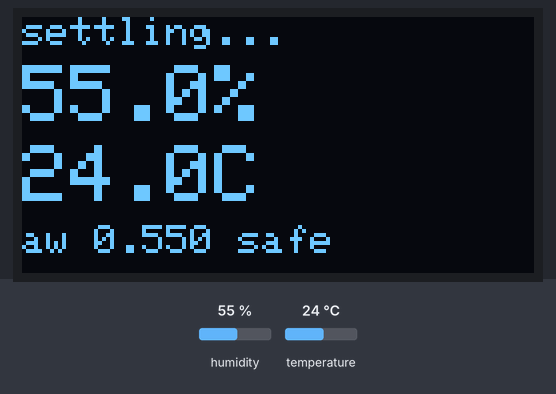
A sketch run on a simulated ESP32. On the bench: 128×64 one-colour display. Wiring (inferred from the names in the program): SHT3x sensor at I2C address 0x44. The inputs (shaded band) are chosen by the test bench; at power-on: humidity 55 %, temperature 24 °C. What the sketch prints to the serial monitor is not drawn.

Above: at 1.6 s.
1.7 s: humidity set to 22 %
At 2.5 s:
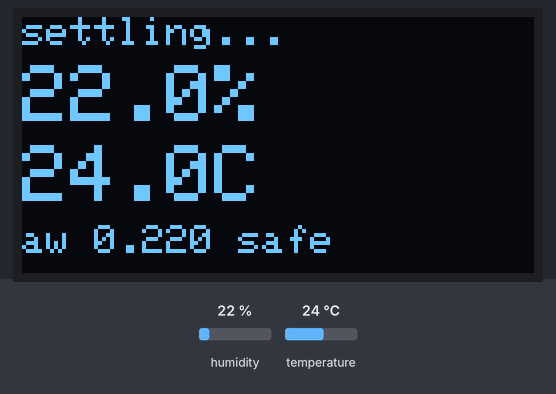
3.5 s: humidity set to 88 %
At 5.2 s:
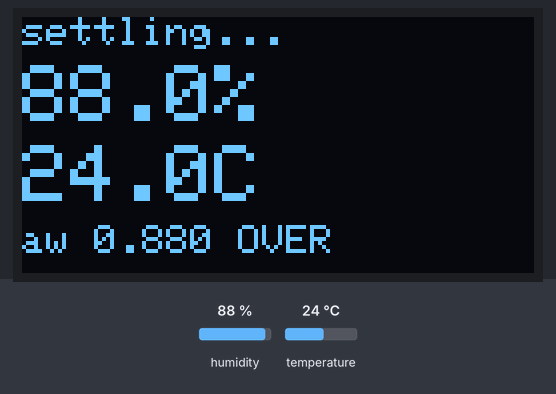
5.5 s: temperature set to 12 °C
At 6.8 s:
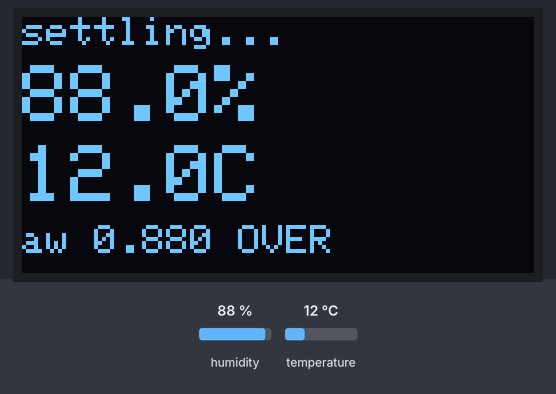
7.5 s: humidity set to 40 %
At 9.2 s:
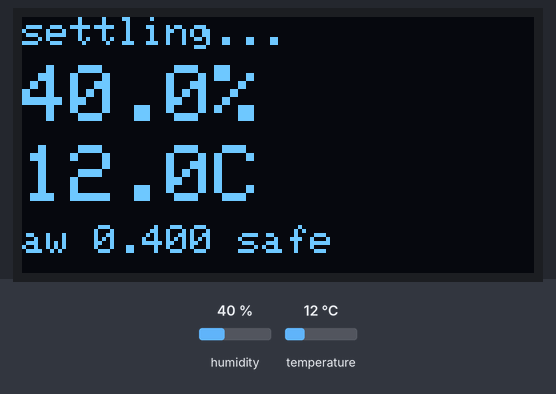
9.5 s: temperature set to 19 °C
At 25.2 s:
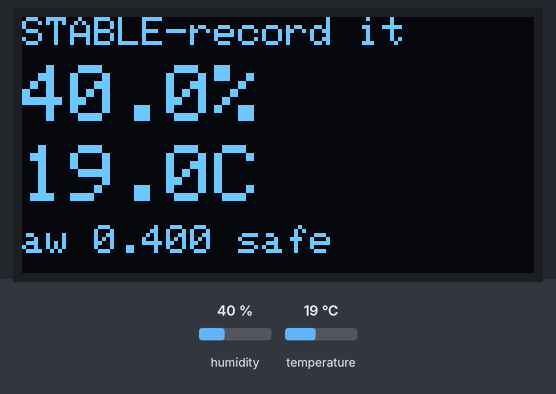
Timing chart, 0 to 25.5 s (numbered marks = the images above; inputs shaded):
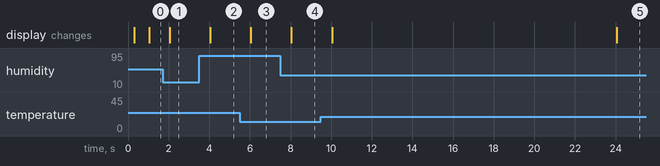

Measured:
- after the input at 1.7 s, the display: changes after 0.35 s (image 1)
- after the input at 3.5 s, the display: changes after 0.55 s (image 2)
- after the input at 5.5 s, the display: changes after 0.55 s (image 3)
- after the input at 7.5 s, the display: changes after 0.55 s (image 4)
- after the input at 9.5 s, the display: first changes after 0.55 s (image 5 shows a later state)

The sketch:

jar-reader.ino
```cpp
/* ============================================================================
   Anna-Drishti - jar reader
   ESP32 + SHT3x (+ optional SSD1306 OLED)

   Reads humidity and temperature from a grain jar headspace and reports water
   activity. Type the RH and temperature into the Bench reading panel in
   index.html; that is where the mould model lives. This firmware deliberately
   does NOT predict mould - one source of truth for the science.

   WIRING (single sensor, which is all Monday needs):
     SHT3x VIN -> 3V3        OLED VCC -> 3V3
     SHT3x GND -> GND        OLED GND -> GND
     SHT3x SDA -> GPIO 21    OLED SDA -> GPIO 21
     SHT3x SCL -> GPIO 22    OLED SCL -> GPIO 22
     SHT3x ADDR-> GND (0x44) or 3V3 (0x45)

   POWER: use the USB cable. If you must use the 24 V adapter, set the LM2596
   output to exactly 5.0 V with a multimeter BEFORE connecting VIN, or you will
   destroy the board.

   OLED is optional - if it is missing or dead, Serial still works.
   ========================================================================== */

#include <Wire.h>

// ---- optional display. Comment this line out if you are not using the OLED,
//      or if the Adafruit libraries are not installed. -----------------------
#define USE_OLED

// Set to 32 if yours is the short 0.91" module. The 0.96" modules are 64.
#define OLED_H 64

#ifdef USE_OLED
  #include <Adafruit_GFX.h>
  #include <Adafruit_SSD1306.h>
  Adafruit_SSD1306 oled(128, OLED_H, &Wire, -1);
  bool oledOK = false;
#endif

const uint8_t  SHT_ADDR   = 0x44;   // 0x45 if ADDR is tied high
const uint8_t  OLED_ADDR  = 0x3C;
const uint32_t READ_MS    = 1000;

// Stability: the reading has settled when the last STAB_N samples span less
// than these thresholds. Record the value only once it says STABLE - headspace
// humidity takes 5-15 minutes to equilibrate after opening a jar.
const int   STAB_N  = 15;
const float STAB_RH = 0.30;   // %RH
const float STAB_T  = 0.15;   // degC

float rhBuf[STAB_N], tBuf[STAB_N];
int   nBuf = 0, iBuf = 0;

/* ---- CRC-8, poly 0x31, init 0xFF (Sensirion). A corrupted I2C read that
   still looks like a plausible humidity would silently corrupt our science,
   so every frame is checked rather than trusted. ------------------------- */
uint8_t crc8(const uint8_t *d, int n){
  uint8_t c = 0xFF;
  for (int i = 0; i < n; i++){
    c ^= d[i];
    for (int b = 0; b < 8; b++) c = (c & 0x80) ? (uint8_t)((c << 1) ^ 0x31) : (uint8_t)(c << 1);
  }
  return c;
}

// ponytail: raw register access instead of a sensor library - it is 20 lines,
// and it removes a dependency that has to be installed on someone else's laptop.
bool readSHT(float &rh, float &t){
  Wire.beginTransmission(SHT_ADDR);
  Wire.write(0x2C); Wire.write(0x06);         // high repeatability, clock stretching
  if (Wire.endTransmission() != 0) return false;
  delay(20);

  if (Wire.requestFrom((int)SHT_ADDR, 6) != 6) return false;
  uint8_t d[6];
  for (int i = 0; i < 6; i++) d[i] = Wire.read();
  if (crc8(d, 2) != d[2] || crc8(d + 3, 2) != d[5]) return false;

  uint16_t rawT = (d[0] << 8) | d[1];
  uint16_t rawH = (d[3] << 8) | d[4];
  t  = -45.0f + 175.0f * (float)rawT / 65535.0f;
  rh = 100.0f * (float)rawH / 65535.0f;
  return true;
}

float spread(const float *b, int n){
  float lo = b[0], hi = b[0];
  for (int i = 1; i < n; i++){ if (b[i] < lo) lo = b[i]; if (b[i] > hi) hi = b[i]; }
  return hi - lo;
}

void setup(){
  Serial.begin(115200);
  delay(300);
  Wire.begin(21, 22);
  Wire.setClock(100000);          // 100 kHz - kinder to long cable runs

#ifdef USE_OLED
  oledOK = oled.begin(SSD1306_SWITCHCAPVCC, OLED_ADDR);
  if (oledOK){ oled.clearDisplay(); oled.setTextColor(SSD1306_WHITE); oled.display(); }
  else Serial.println("OLED not found - continuing on Serial only");
#endif

  // bus scan, so a wiring fault is obvious instead of looking like a dead sensor
  Serial.println("\nI2C scan:");
  int found = 0;
  for (uint8_t a = 1; a < 127; a++){
    Wire.beginTransmission(a);
    if (Wire.endTransmission() == 0){ Serial.printf("  found 0x%02X\n", a); found++; }
  }
  if (!found) Serial.println("  NOTHING FOUND - check SDA/SCL/power before anything else");

  Serial.println("\nelapsed_s,rh_pct,temp_c,aw,stable");
}

void loop(){
  static uint32_t last = 0;
  if (millis() - last < READ_MS) return;
  last = millis();

  float rh, t;
  if (!readSHT(rh, t)){
    Serial.println("# read failed (CRC or bus error)");
#ifdef USE_OLED
    if (oledOK){
      oled.clearDisplay(); oled.setTextSize(1); oled.setCursor(0, 28);
      oled.println("SENSOR READ FAILED"); oled.display();
    }
#endif
    return;
  }

  rhBuf[iBuf] = rh; tBuf[iBuf] = t;
  iBuf = (iBuf + 1) % STAB_N;
  if (nBuf < STAB_N) nBuf++;

  bool stable = (nBuf == STAB_N) &&
                spread(rhBuf, nBuf) < STAB_RH && spread(tBuf, nBuf) < STAB_T;

  // Water activity IS equilibrium relative humidity - this is a restatement of
  // the measurement, not a model. Everything predictive stays in index.html.
  float aw = rh / 100.0f;

  Serial.printf("%lu,%.2f,%.2f,%.4f,%s\n",
                millis() / 1000, rh, t, aw, stable ? "STABLE" : "settling");

#ifdef USE_OLED
  if (oledOK){
    oled.clearDisplay();
    oled.setTextSize(1); oled.setCursor(0, 0);
    oled.println(stable ? "STABLE-record it" : "settling...");

    // ponytail: print() not printf() - printf on a Print object is an ESP32
    // extension, and a compile error at midnight is not worth the tidier line.
    oled.setTextSize(2); oled.setCursor(0, 12);
    oled.print(rh, 1); oled.print("%");

    if (OLED_H >= 64) {                 // room for temperature on its own line
      oled.setCursor(0, 32);
      oled.print(t, 1); oled.print("C");
      oled.setTextSize(1); oled.setCursor(0, 52);
    } else {                            // 128x32: squeeze it alongside
      oled.setTextSize(1); oled.setCursor(66, 12);
      oled.print(t, 1); oled.print("C");
      oled.setCursor(0, 24);
    }
    oled.print("aw "); oled.print(aw, 3);
    oled.print(aw >= 0.82f ? " OVER" : " safe");
    oled.display();
  }
#endif
}
```
